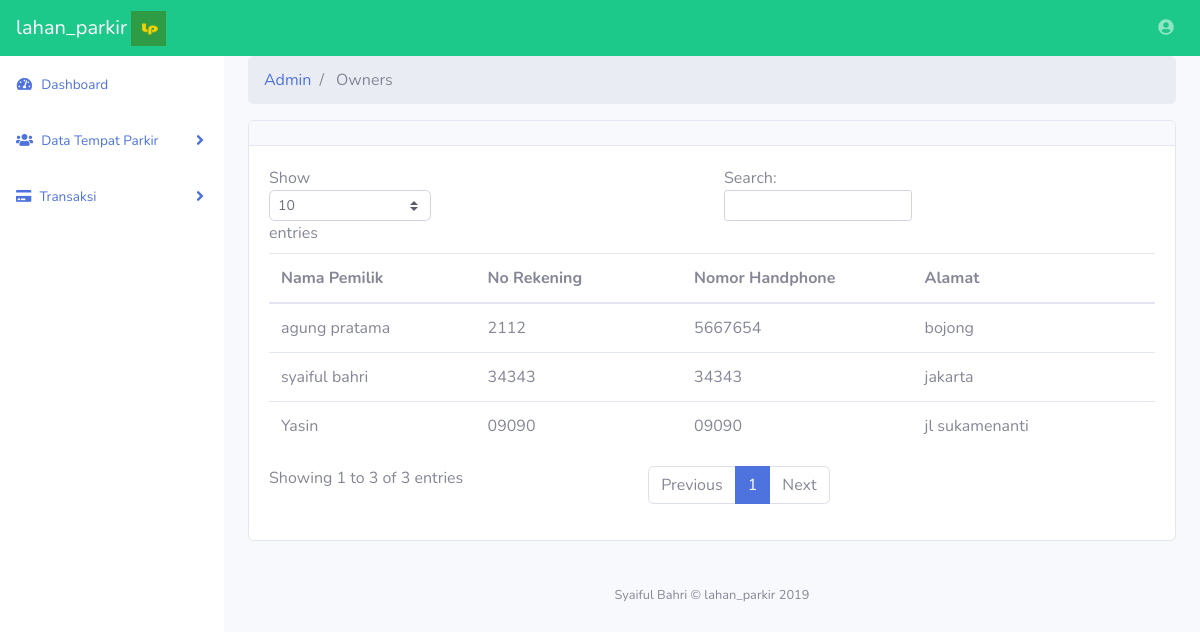
Page /index.php/admin/owners on the committed database.
### tables this page shows
CREATE TABLE `owner` (
  `owner_id` varchar(11) NOT NULL,
  `nama_pemilik` varchar(50) NOT NULL,
  `alamat` varchar(50) NOT NULL,
  `no_rekening` varchar(25) NOT NULL,
  `nomor_handphone` varchar(25) NOT NULL
);

### application/controllers/admin/Owners.php (called while the page is built, shortened)
<?php
class Owners extends CI_Controller
{
    public function __construct()
    {
        $this->load->model("owner_model");
        $this->load->library('form_validation');
    }
    public function index()
    {
    $data["owners"] = $this->owner_model->getAll();
    $this->load->view("admin/owner/list_owner" ,$data);
    }
}

### index.php (called while the page is built, shortened)
<?php
require_once BASEPATH.'core/CodeIgniter.php';

### application/models/Owner_model.php (called while the page is built, shortened)
<?php defined('BASEPATH') OR exit('No direct script access allowed');
class Owner_model extends CI_Model
{
    private $_table = "owner";
    public function getAll()
    {
        return $this->db->get($this->_table)->result();
    }
}

### application/views/admin/owner/list_owner.php (the view, shortened to what this page needs)
<!DOCTYPE html>
<html lang="en">
<head>
</head>
<body id="page-top">
	<div id="wrapper">
		<div id="content-wrapper">
			<div class="container-fluid">
				<div class="card mb-3">
					<div class="card-header">
					</div>
					<div class="card-body">
						<div class="table-responsive">
							<table class="table table-hover" id="dataTable" width="100%" cellspacing="0">
								<thead>
									<tr>
										<th>Nama Pemilik</th>
										<th>No Rekening</th>
										<th>Nomor Handphone</th>
										<th>Alamat</th>
									</tr>
								</thead>
								<tbody>
									<?php foreach ($owners as $owner): ?>
									<tr>
										<td width="100">
											<?php echo $owner->nama_pemilik ?>
										</td>
										<td width="100">
											<?php echo $owner->no_rekening ?>
										</td>
										<td width="100">
											<?php echo $owner->nomor_handphone ?>
										</td>
										<td width="100">
											<?php echo $owner->alamat ?>
										</td>
									</tr>
									<?php endforeach; ?>
								</tbody>
							</table>
						</div>
					</div>
				</div>
			</div>
		</div>
	</div>
</body>
</html>

### rows in the picture
owner: nama_pemilik "Yasin", no_rekening "09090", nomor_handphone "09090", alamat "jl sukamenanti"
owner: nama_pemilik "syaiful bahri", no_rekening "34343", nomor_handphone "34343", alamat "jakarta"
owner: nama_pemilik "agung pratama", no_rekening "2112", nomor_handphone "5667654", alamat "bojong"

### other values in the picture
SITE_NAME "lahan_parkir"
$segment "Admin"
$segment "Owners"
Date('Y') "2019"
